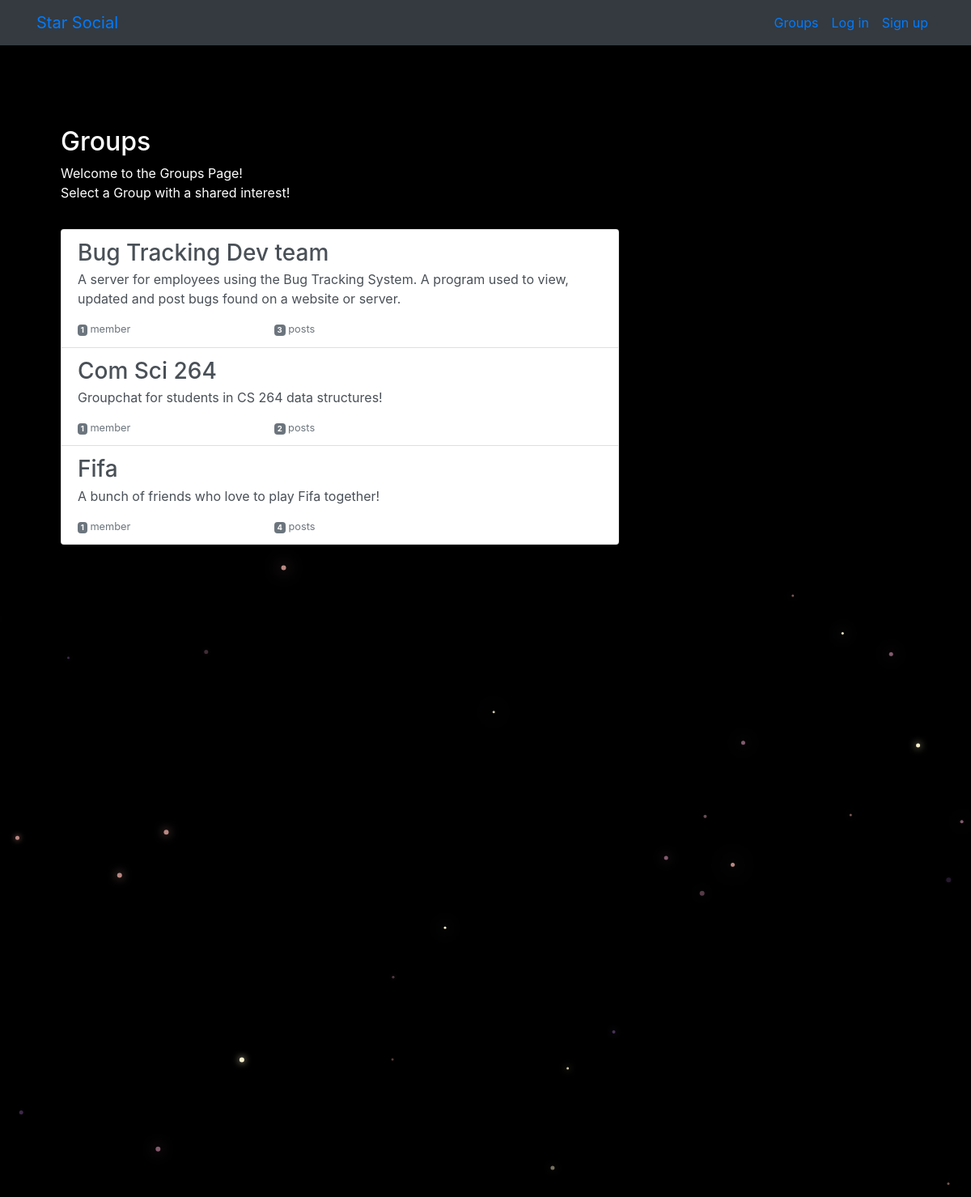
The app's page /groups/ with its own data.
### groups/models.py (models this page shows, shortened)
class Group(models.Model):
    name = models.CharField(max_length=255,unique=True)
    slug = models.SlugField(allow_unicode=True,unique=True)
    description = models.TextField(blank=True,default='')
    description_html = models.TextField(editable=False,default='',blank=True)
    members = models.ManyToManyField(User,through='GroupMember')
    class Meta:
        ordering = ['name']

### groups/views.py (the view)
# urls.py: path('',views.ListGroups.as_view(),name='all'),
class ListGroups(generic.ListView):
    model = Group

### groups/templates/groups/group_list.html (shortened to what this page needs)
{% extends "groups/group_base.html" %}
{% block pregroup %}
<div class="col-md-4">
	<div class="content">
			<h2>Groups</h2>
			<p>Welcome to the Groups Page! <br>Select a Group with a shared interest!</p>
	</div>
</div>
{% endblock %}
{% block group_content %}
<div class="col-md-8" style='margin-top:3%;'>
	<div class="list-group">
		{% for group in object_list %}
		<a href="{% url 'groups:single' slug=group.slug %}"
		class="list-group-item list-group-item-action flex-column align-items-start">
			<h3 class="mb-1">{{ group.name }}</h3>
			<p class="mb-1">{{ group.description_html|safe }}</p>
			<div class="d-flex w-40 justify-content-between">
				<small class="text-muted"><span class="badge badge-secondary">
					{{ group.members.count }}</span> member{{ group.members.count|pluralize }}</small>
				<small class="text-muted"><span class="badge badge-secondary">
					{{ group.posts.count }}</span> post{{ group.posts.count|pluralize }}</small>
			</div>
		</a>
		{% endfor %}
	</div>
</div>
{% endblock %}

### static/simplesocial/css/master.css (style rules this page uses)
body { margin: 0px; background-color: black; color:white; }

### records on screen
Group: name "Bug Tracking Dev team", description_html "A server for employees using the Bug Tracking System. A program used to view, updated and post bugs found on a website or server.", members.count "1", posts.count "3"
Group: name "Com Sci 264", description_html "Groupchat for students in CS 264 data structures!", members.count "1", posts.count "2"
Group: name "Fifa", description_html "A bunch of friends who love to play Fifa together!", members.count "1", posts.count "4"
